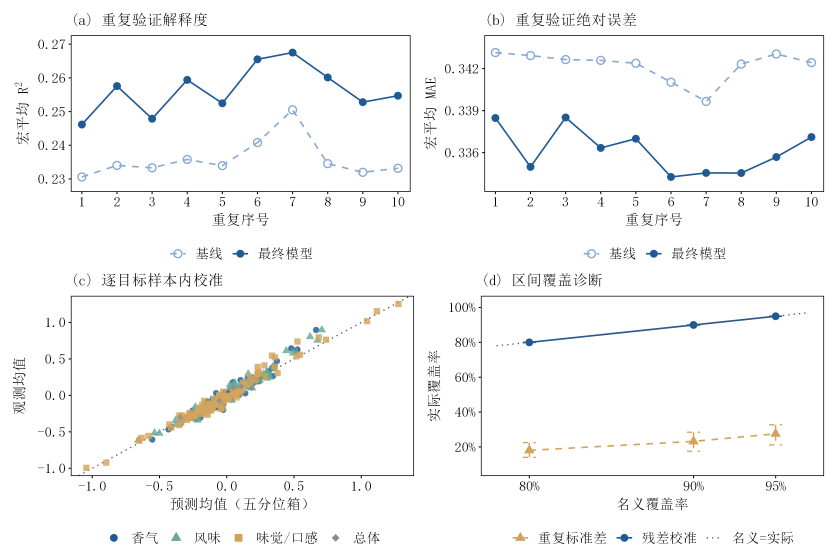
#> input picture 04_图表/Q1_感官评分/待审_20261027/图5_重复验证稳定性与预测校准.png, 2520 x 1680 px (shown at 1/3 size)
$ python make_qa.py
#> lines starting #> are read from the running program, lines starting #| are printed output that depends on the picture; after the words box and inside, x2 and y2 are one past the last pixel; in counts of white or black regions, pixels touching at a corner belong together
"""Create only derivative QA previews for the three R-generated figures."""
from pathlib import Path
from hashlib import sha256
import json
from PIL import Image,ImageOps
import numpy as np
import pymupdf

OUT=Path(__file__).resolve().parent
QA=OUT/'qa';QA.mkdir(exist_ok=True)
stems=['图5_重复验证稳定性与预测校准','附图S2_消融与负对照','附图S3_逐目标预测可靠性']
records=[];contacts={'color':[],'gray':[]}
for stem in stems:
    src=OUT/(stem+'.png');im=Image.open(src).convert('RGB')
#> further down, im is the input picture: PIL image 2520x1680 RGB; mean R, G, B 248.4, 248.7, 248.8
    pix=np.array(im);mask=np.any(pix<245,axis=2)
#> after `mask = np.any(pix < 245, axis=2)`:
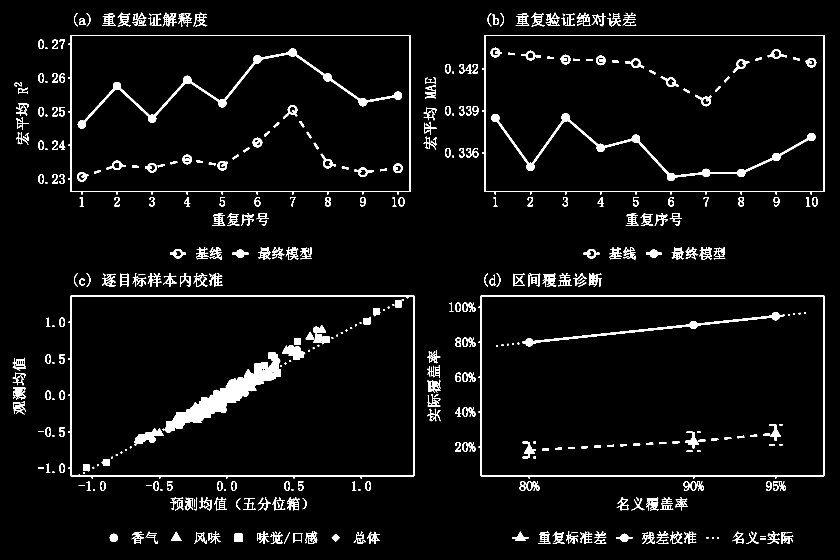
#> mask: shape (1680, 2520) bool (shown at 1/3 size); 4.3% white; 539 white regions (4 under 20 px), largest, box (x1, y1, x2, y2) and area: (496, 1057, 843, 1298) 19681, (205, 887, 1243, 1435) 11246, (233, 145, 1206, 386) 10664
    yy,xx=np.where(mask)
    margin=[int(xx.min()),int(yy.min()),int(im.width-1-xx.max()),int(im.height-1-yy.max())]
#> margin = [38, 38, 47, 48]
    small=im.resize((round(im.width*.7),round(im.height*.7)),Image.Resampling.LANCZOS)
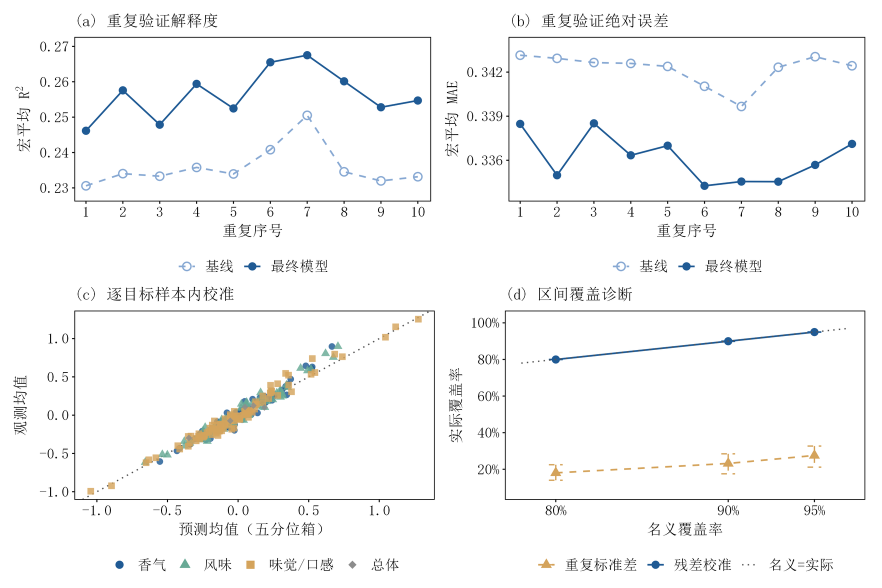
#> small: PIL image 1764x1176 RGB (shown at 1/2 size); mean R, G, B 248.2, 248.5, 248.6
    small.save(QA/(stem+'_70pct.png'),dpi=(300,300))
    gray=ImageOps.grayscale(im).convert('RGB');gray.save(QA/(stem+'_gray.png'),dpi=(300,300))
    gray.resize(small.size,Image.Resampling.LANCZOS).save(QA/(stem+'_gray_70pct.png'),dpi=(300,300))
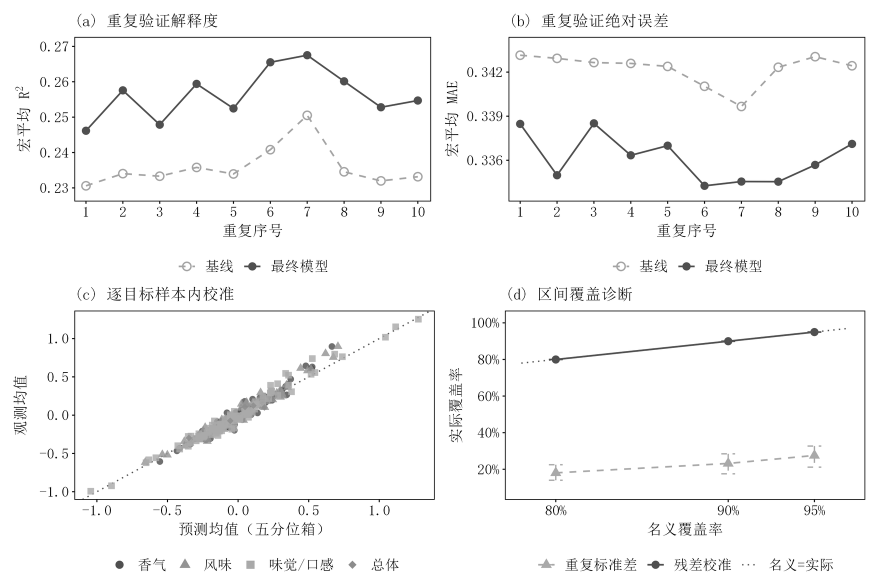
#> saved as 图5_重复验证稳定性与预测校准_gray_70pct.png: PIL image 1764x1176 RGB (shown at 1/2 size); min 0, max 255, mean 248.4
    for label,view in [('color',im),('gray',gray)]:
        contacts[label].append(view.resize((1000,round(view.height*1000/view.width)),Image.Resampling.LANCZOS))
#> this loop made 2 passes
#> label on passes 1 to 2: 'color', 'gray'
#> (the run stopped early here; a loop or call above may not have finished)
